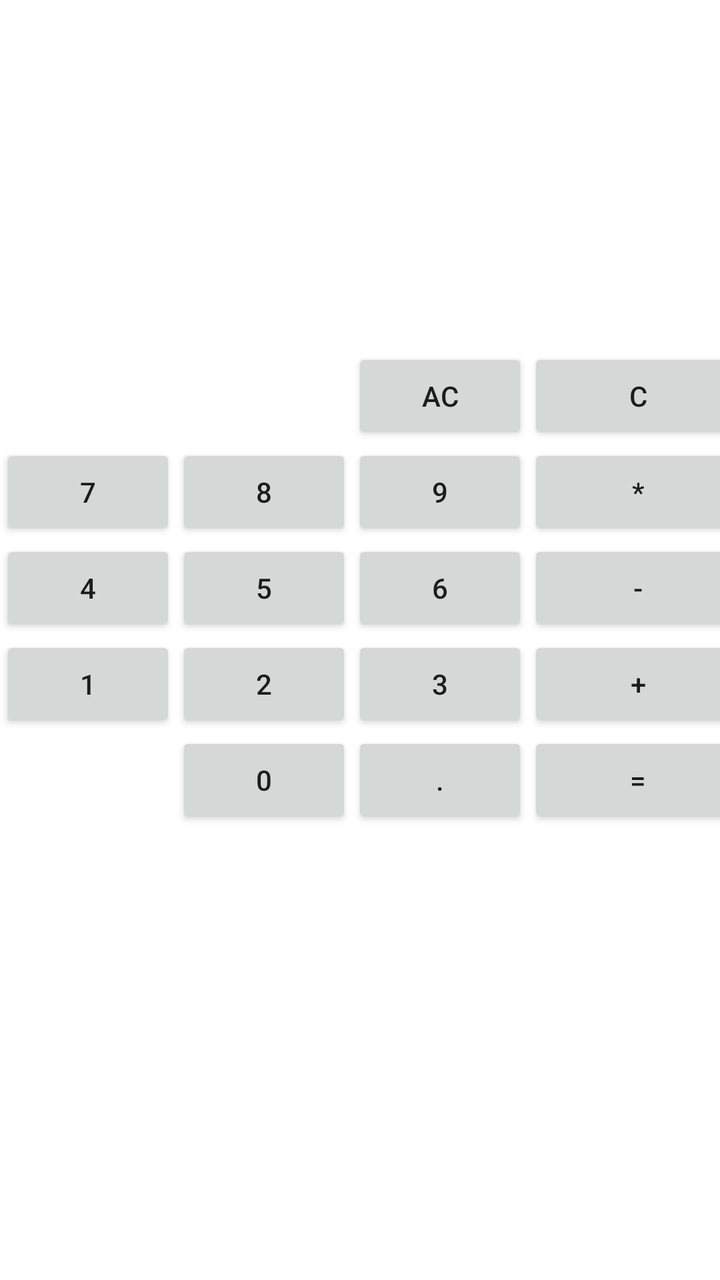
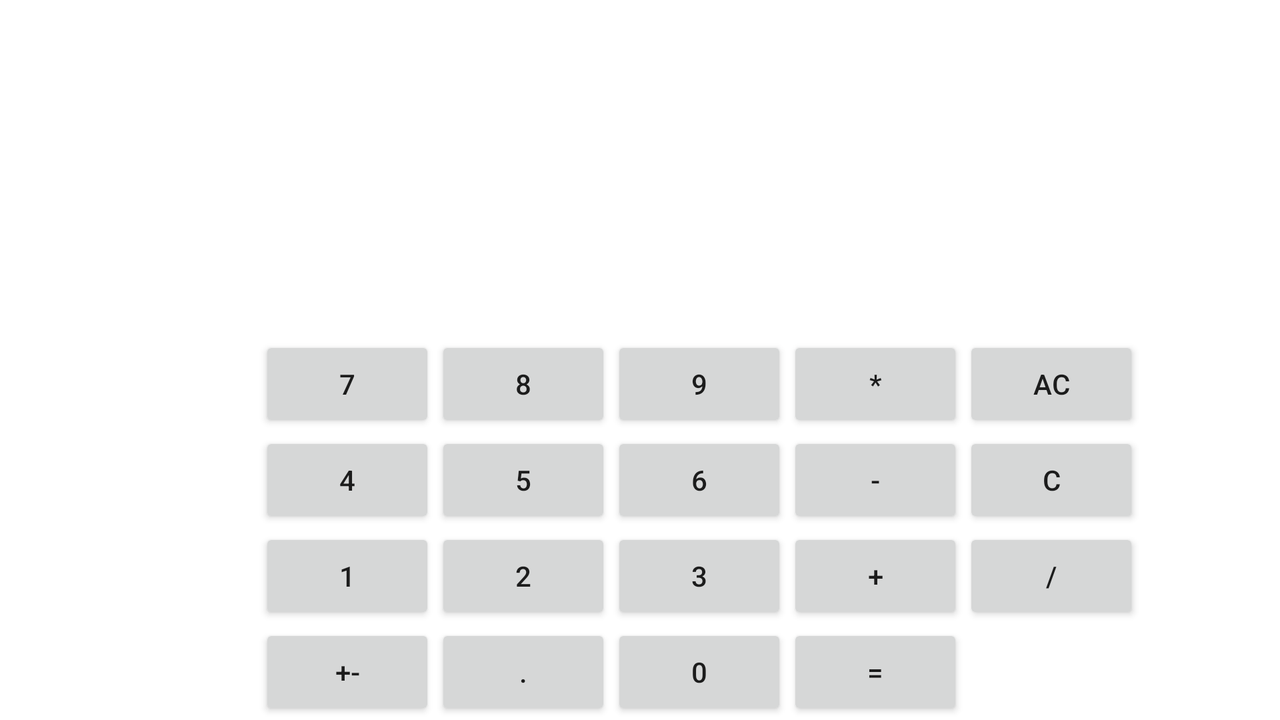

Two renders of one Android screen. The first uses the default layout on a phone; the second uses the alternative layout the repository ships for a different screen configuration, on a matching device. The two XML files are below.
<!-- AndroidManifest.xml: application theme Theme.Mobilecalculator -->
<!-- res/layout/fragment_simply_calculator.xml -->
<?xml version="1.0" encoding="utf-8"?>
<androidx.constraintlayout.widget.ConstraintLayout xmlns:android="http://schemas.android.com/apk/res/android"
    xmlns:app="http://schemas.android.com/apk/res-auto"
    xmlns:tools="http://schemas.android.com/tools"
    android:layout_width="match_parent"
    android:layout_height="match_parent">

    <TableLayout
        android:layout_width="match_parent"
        android:layout_height="418dp"
        android:layout_marginBottom="48dp"
        app:layout_constraintBottom_toBottomOf="parent"
        tools:layout_editor_absoluteX="0dp">

        <TableRow
            android:layout_width="match_parent"
            android:layout_height="match_parent">

            <Button
                android:id="@+id/nothing1"
                android:layout_width="wrap_content"
                android:layout_height="wrap_content"
                android:visibility="invisible" />

            <Button
                android:id="@+id/nothing2"
                android:layout_width="wrap_content"
                android:layout_height="wrap_content"
                android:visibility="invisible" />

            <Button
                android:id="@+id/buttonAC"
                android:layout_width="wrap_content"
                android:layout_height="wrap_content"
                android:text="AC" />

            <Button
                android:id="@+id/buttonC"
                android:layout_width="wrap_content"
                android:layout_height="wrap_content"
                android:text="C" />
        </TableRow>

        <TableRow
            android:layout_width="match_parent"
            android:layout_height="match_parent">

            <Button
                android:id="@+id/button7"
                android:layout_width="wrap_content"
                android:layout_height="wrap_content"
                android:text="7" />

            <Button
                android:id="@+id/button8"
                android:layout_width="match_parent"
                android:layout_height="match_parent"
                android:text="8" />

            <Button
                android:id="@+id/button9"
                android:layout_width="wrap_content"
                android:layout_height="wrap_content"
                android:text="9" />

            <Button
                android:id="@+id/buttonmul"
                android:layout_width="110dp"
                android:layout_height="wrap_content"
                android:text="*" />
        </TableRow>

        <TableRow
            android:layout_width="match_parent"
            android:layout_height="match_parent">

            <Button
                android:id="@+id/button4"
                android:layout_width="wrap_content"
                android:layout_height="wrap_content"
                android:text="4" />

            <Button
                android:id="@+id/button5"
                android:layout_width="wrap_content"
                android:layout_height="wrap_content"
                android:text="5" />

            <Button
                android:id="@+id/button6"
                android:layout_width="wrap_content"
                android:layout_height="wrap_content"
                android:text="6" />

            <Button
                android:id="@+id/buttonsub"
                android:layout_width="wrap_content"
                android:layout_height="wrap_content"
                android:text="-" />
        </TableRow>

        <TableRow
            android:layout_width="match_parent"
            android:layout_height="match_parent">

            <Button
                android:id="@+id/button1"
                android:layout_width="wrap_content"
                android:layout_height="wrap_content"
                android:text="1" />

            <Button
                android:id="@+id/button2"
                android:layout_width="wrap_content"
                android:layout_height="wrap_content"
                android:text="2" />

            <Button
                android:id="@+id/button3"
                android:layout_width="wrap_content"
                android:layout_height="wrap_content"
                android:text="3" />

            <Button
                android:id="@+id/buttonadd"
                android:layout_width="wrap_content"
                android:layout_height="wrap_content"
                android:text="+" />
        </TableRow>

        <TableRow
            android:layout_width="match_parent"
            android:layout_height="wrap_content">

            <Button
                android:id="@+id/nothing3"
                android:layout_width="wrap_content"
                android:layout_height="wrap_content"
                android:visibility="invisible" />

            <Button
                android:id="@+id/button0"
                android:layout_width="wrap_content"
                android:layout_height="wrap_content"
                android:text="0" />

            <Button
                android:id="@+id/button10"
                android:layout_width="wrap_content"
                android:layout_height="wrap_content"
                android:text="." />

            <Button
                android:id="@+id/buttoneql"
                android:layout_width="wrap_content"
                android:layout_height="wrap_content"
                android:text="=" />
        </TableRow>

    </TableLayout>
</androidx.constraintlayout.widget.ConstraintLayout>
<!-- resources referenced by this layout -->
<resources>
  <style name="Theme.Mobilecalculator" parent="Theme.MaterialComponents.DayNight.DarkActionBar">
          
          <item name="colorPrimary">@color/purple_500</item>
          <item name="colorPrimaryVariant">@color/purple_700</item>
          <item name="colorOnPrimary">@color/white</item>
          
          <item name="colorSecondary">@color/teal_200</item>
          <item name="colorSecondaryVariant">@color/teal_700</item>
          <item name="colorOnSecondary">@color/black</item>
          
          <item name="android:statusBarColor" tools:targetApi="l">?attr/colorPrimaryVariant</item>
          
      </style>
</resources>
<!-- res/layout-land/fragment_simply_calculator.xml (the author's variant of the layout above) -->
<!-- drawn on the phone turned sideways -->
<?xml version="1.0" encoding="utf-8"?>
<androidx.constraintlayout.widget.ConstraintLayout xmlns:android="http://schemas.android.com/apk/res/android"
    xmlns:app="http://schemas.android.com/apk/res-auto"
    xmlns:tools="http://schemas.android.com/tools"
    android:layout_width="match_parent"
    android:layout_height="match_parent"
    android:visibility="visible"
    >

    <LinearLayout
        android:layout_width="627dp"
        android:layout_height="267dp"
        android:layout_marginEnd="20dp"
        android:orientation="vertical"
        app:layout_constraintBottom_toTopOf="@+id/linearLayout2"
        app:layout_constraintEnd_toEndOf="parent">

        <TextView
            android:id="@+id/viewOfNumbers"
            android:layout_width="match_parent"
            android:layout_height="215dp"
            android:drawableBottom="@android:color/black"
            android:gravity="bottom|right"
            android:textSize="34sp"
            android:visibility="visible" />

        <TextView
            android:id="@id/textView"
            android:layout_width="match_parent"
            android:layout_height="wrap_content"
            android:drawableBottom="@android:color/black"
            android:gravity="bottom|right"
            android:textSize="34sp" />
    </LinearLayout>

    <LinearLayout
        android:id="@+id/linearLayout2"
        android:layout_width="440dp"
        android:layout_height="wrap_content"
        android:layout_marginStart="175dp"
        android:layout_marginEnd="116dp"
        android:orientation="vertical"
        app:layout_constraintBottom_toBottomOf="parent"
        app:layout_constraintEnd_toEndOf="parent"
        app:layout_constraintStart_toStartOf="parent">

        <LinearLayout
            android:layout_width="match_parent"
            android:layout_height="match_parent"
            android:orientation="horizontal">

            <Button
                android:id="@+id/button7"
                android:layout_width="wrap_content"
                android:layout_height="wrap_content"
                android:text="7" />

            <Button
                android:id="@+id/button8"
                android:layout_width="wrap_content"
                android:layout_height="wrap_content"
                android:text="8" />

            <Button
                android:id="@+id/button9"
                android:layout_width="wrap_content"
                android:layout_height="wrap_content"
                android:text="9" />

            <Button
                android:id="@+id/buttonMultiply"
                android:layout_width="wrap_content"
                android:layout_height="wrap_content"
                android:text="*" />

            <Button
                android:id="@+id/buttonAC"
                android:layout_width="wrap_content"
                android:layout_height="wrap_content"
                android:text="AC" />

        </LinearLayout>

        <LinearLayout
            android:layout_width="match_parent"
            android:layout_height="match_parent"
            android:orientation="horizontal">

            <Button
                android:id="@+id/button4"
                android:layout_width="wrap_content"
                android:layout_height="wrap_content"
                android:text="4" />

            <Button
                android:id="@+id/button5"
                android:layout_width="wrap_content"
                android:layout_height="wrap_content"
                android:text="5" />

            <Button
                android:id="@+id/button6"
                android:layout_width="wrap_content"
                android:layout_height="wrap_content"
                android:text="6" />

            <Button
                android:id="@+id/buttonSubstring"
                android:layout_width="wrap_content"
                android:layout_height="wrap_content"
                android:text="-" />

            <Button
                android:id="@+id/buttonC"
                android:layout_width="wrap_content"
                android:layout_height="wrap_content"
                android:text="C" />

        </LinearLayout>

        <LinearLayout
            android:layout_width="match_parent"
            android:layout_height="match_parent"
            android:orientation="horizontal">

            <Button
                android:id="@+id/button1"
                android:layout_width="wrap_content"
                android:layout_height="wrap_content"
                android:text="1" />

            <Button
                android:id="@+id/button2"
                android:layout_width="wrap_content"
                android:layout_height="wrap_content"
                android:text="2" />

            <Button
                android:id="@+id/button3"
                android:layout_width="wrap_content"
                android:layout_height="wrap_content"
                android:text="3" />

            <Button
                android:id="@+id/buttonAdd"
                android:layout_width="wrap_content"
                android:layout_height="wrap_content"
                android:text="+" />

            <Button
                android:id="@+id/buttonDivision"
                android:layout_width="wrap_content"
                android:layout_height="wrap_content"
                android:text="/" />

        </LinearLayout>

        <LinearLayout
            android:layout_width="match_parent"
            android:layout_height="match_parent"
            android:orientation="horizontal">

            <Button
                android:id="@+id/buttonPlusMinus"
                android:layout_width="wrap_content"
                android:layout_height="wrap_content"
                android:text="+-" />

            <Button
                android:id="@+id/buttonDot"
                android:layout_width="wrap_content"
                android:layout_height="wrap_content"
                android:text="." />

            <Button
                android:id="@+id/button0"
                android:layout_width="wrap_content"
                android:layout_height="wrap_content"
                android:text="0" />

            <Button
                android:id="@+id/buttonEquals"
                android:layout_width="wrap_content"
                android:layout_height="wrap_content"
                android:text="=" />

        </LinearLayout>
    </LinearLayout>


</androidx.constraintlayout.widget.ConstraintLayout>
